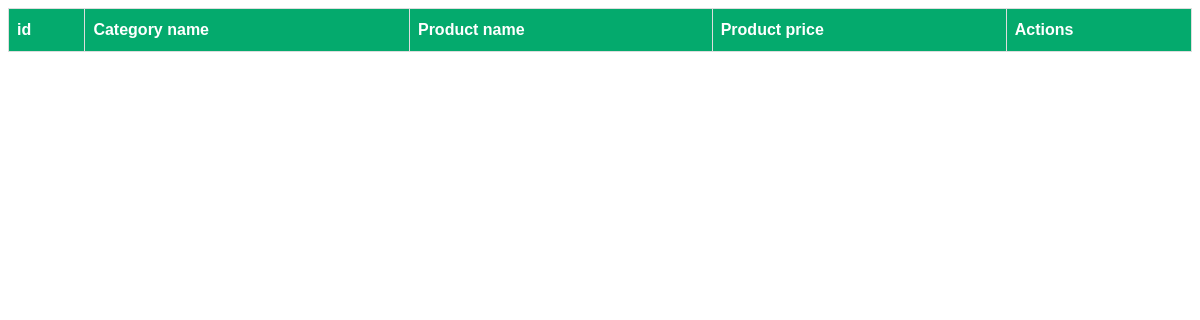
Page /indexProd.php on the earlier database version.
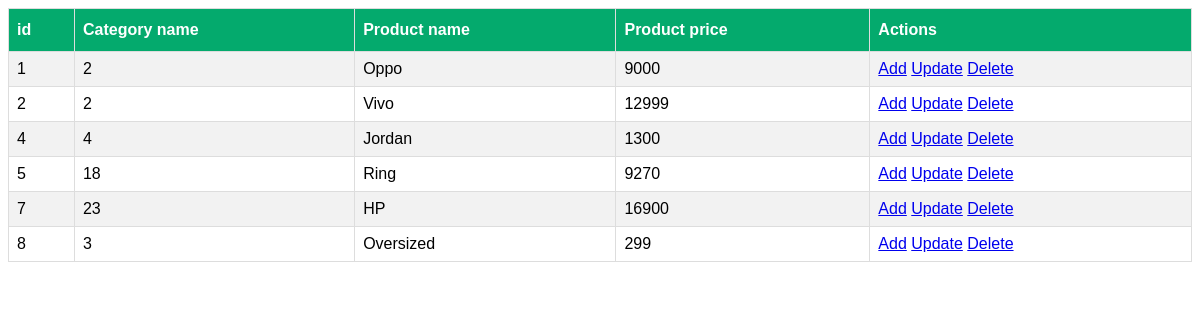
Same page on the later database version.
### tables this page shows
CREATE TABLE `product` (
  `id` int(11) NOT NULL,
  `category` varchar(255) NOT NULL,
  `name` varchar(255) NOT NULL,
  `price` decimal(65,0) NOT NULL
);

### indexProd.php (the view)
<?php
    require_once "dbconnect.php";
?>
<link rel="stylesheet" href="style.css">
 <table>
    <tr>
        <th>id</th>
        <th>Category name</th>
        <th>Product name</th>
        <th>Product price</th>
        <th>Actions </th>
    </tr>
    <?php
        $sqlQuery = "SELECT * from product";
        $res = $conn->query($sqlQuery);
        while($row =mysqli_fetch_object($res)){
            ?>
                <tr>
                    <td><?php echo $row->id?></td>
                    <td><?php echo $row->category?></td>
                    <td><?php echo $row->name?></td>
                    <td><?php echo $row->price?></td>
                    <td>
                    <a class="txtUp" href="addCategory.php?id=<?php echo $row->id?>">Add</a>
                    <a class="txtUp" href="updateCategory.php?id=<?php echo $row->id?>">Update</a>
                    <a class="txtDe" href="deleteCategory.php?id=<?php echo $row->id?>">Delete</a>
                </td>
                </tr>
        <?php
            }
        ?>
</table>

### style.css (style rules this page uses)
table { font-family: Arial, Helvetica, sans-serif; border-collapse: collapse; width: 100%; }
td, th { border: 1px solid #ddd; padding: 8px; }
tr:nth-child(even) { background-color: #f2f2f2; }
th { padding-top: 12px; padding-bottom: 12px; text-align: left; background-color: #04AA6D; color: white; }

Differences in the rows shown:
added product: id "1", category "2", name "Oppo", price "9000"
added product: id "2", category "2", name "Vivo", price "12999"
added product: id "4", category "4", name "Jordan", price "1300"
added product: id "5", category "18", name "Ring", price "9270"
added product: id "7", category "23", name "HP", price "16900"
added product: id "8", category "3", name "Oversized", price "299"
